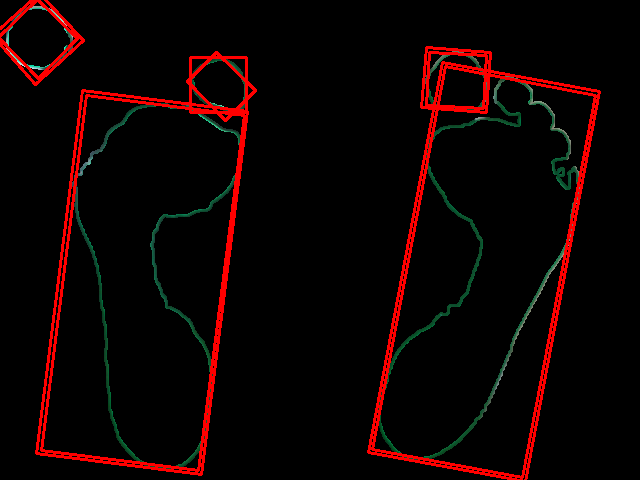
#> input picture Modulos/contornos.png, 640 x 480 px
$ python prueba_opencv_wraper.py
#> lines starting #> are read from the running program, lines starting #| are printed output that depends on the picture; after the words box and inside, x2 and y2 are one past the last pixel; in counts of white or black regions, pixels touching at a corner belong together
#!/usr/bin/env python3
# -*- coding: utf-8 -*-
"""
Created on Mon Jun  8 09:56:27 2020

@author: fabian
"""


import os
import cv2
import numpy as np
from scipy import stats
image = cv2.imread('contornos.png')
#> image is the input picture: shape (480, 640, 3); mean B, G, R 1.4, 2.2, 14.2

gray = cv2.cvtColor(image,cv2.COLOR_BGR2GRAY)
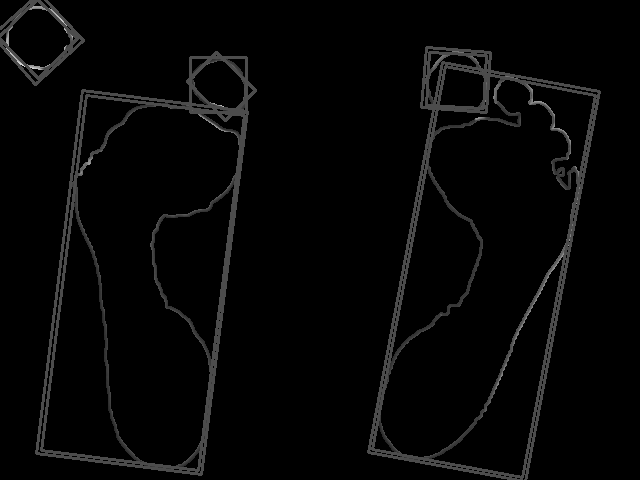
#> gray: shape (480, 640); min 0, max 220, mean 5.6
ret,thresh = cv2.threshold(gray,127,255,cv2.THRESH_BINARY_INV+cv2.THRESH_OTSU)
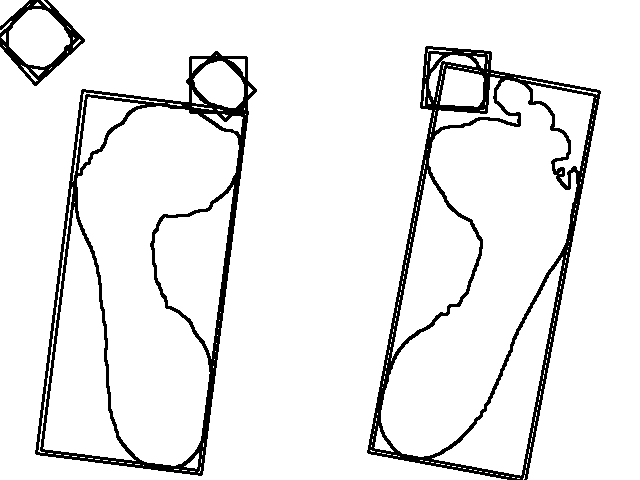
#> thresh: shape (480, 640); 92.5% white; 3 black regions, box (x1, y1, x2, y2) and area: (367, 46, 601, 480) 11376, (35, 51, 257, 476) 10139, (0, 0, 85, 86) 1670
#> ret = 37

#dilation
kernel = np.ones((5,5), np.uint8)
img_dilation = cv2.dilate(thresh, kernel, iterations=1)
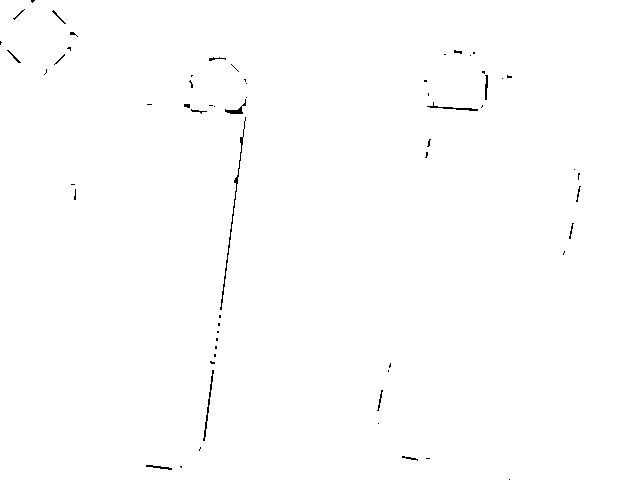
#> img_dilation: shape (480, 640); 99.6% white; black in thin lines or dots

#find contours
ctrs, hier = cv2.findContours(img_dilation.copy(), cv2.RETR_EXTERNAL, cv2.CHAIN_APPROX_SIMPLE)
#> ctrs = 1 contour; box (x1, y1, x2, y2) and area: (0, 0, 640, 480) 306066

# https://www.pyimagesearch.com/2015/04/20/sorting-contours-using-python-and-opencv/
def sort_contours(cnts, method="left-to-right"):
    # initialize the reverse flag and sort index
#> called with method = 'left-to-right'
    reverse = False
    i = 0

    # handle if we need to sort in reverse
    if method == "right-to-left" or method == "bottom-to-top":
        reverse = True

    # handle if we are sorting against the y-coordinate rather than
    # the x-coordinate of the bounding box
    if method == "top-to-bottom" or method == "bottom-to-top":
        i = 1

    # construct the list of bounding boxes and sort them from top to
    # bottom
    boundingBoxes = [cv2.boundingRect(c) for c in cnts]
#> boundingBoxes = [(0, 0, 640, 480)]
    (cnts, boundingBoxes) = zip(*sorted(zip(cnts, boundingBoxes),
                                        key=lambda b: b[1][i], reverse=reverse))
#> cnts has the same summary as ctrs outside sort_contours; boundingBoxes = ((0, 0, 640, 480),)

    # return the list of sorted contours and bounding boxes
    return (cnts, boundingBoxes)

sortedctrs,sortedbbs=sort_contours(ctrs)
#> sortedctrs has the same summary as ctrs; sortedbbs = ((0, 0, 640, 480),)
xyminmax=[]
for cnt in sortedctrs:
    x, y, w, h = cv2.boundingRect(cnt)
    xyminmax.append([x,y,x+w,y+h])
#> this loop made 1 pass
#> after the loop, xyminmax = [[0, 0, 640, 480]]

distances=[]
for i in range(len(xyminmax)):
    try:
        first_xmax = xyminmax[i][2]
        second_xmin = xyminmax[i + 1][0]
        distance=abs(second_xmin-first_xmax)
        distances.append(distance)
    except IndexError:
        pass
#> this loop made 1 pass
#> first_xmax on pass 1: 640
#> after the loop, distances = []

#> (the run stopped early here; a loop or call above may not have finished)
